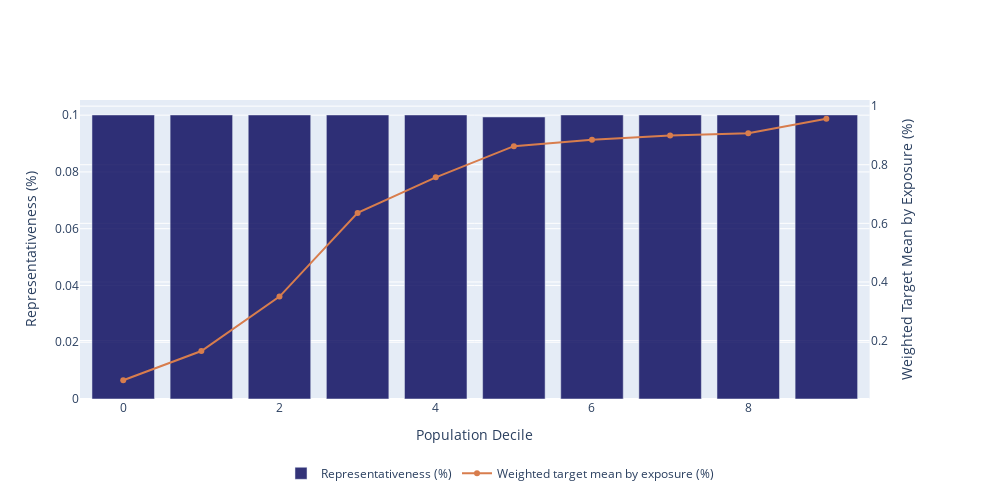

Notebook code cell kept with this figure:
### Code cell
plot_target_vs_score(y_true, y_pred, quantiles=10)

### Figure 1 — Plotly figure (JSON) as saved in the notebook; plotly's stock layout.template omitted (floating-point values rounded to 4 significant figures)
{"data": [{"marker": {"color": "rgba(0, 0, 87, .8)"}, "name": "Representativeness (%)", "type": "bar", "x": [0, 1, 2, 3, 4, 5, 6, 7, 8, 9], "xaxis": "x", "y": [0.1001, 0.1001, 0.1001, 0.1001, 0.1001, 0.09936, 0.1001, 0.1001, 0.1001, 0.1001], "yaxis": "y"}, {"marker": {"color": "rgb(216, 125, 77)"}, "name": "Weighted target mean by exposure (%)", "type": "scatter", "x": [0, 1, 2, 3, 4, 5, 6, 7, 8, 9], "xaxis": "x", "y": [0.06429, 0.1643, 0.35, 0.6357, 0.7571, 0.8633, 0.8857, 0.9, 0.9071, 0.9571], "yaxis": "y2"}], "layout": {"height": 500, "legend": {"orientation": "h", "x": 0.5, "xanchor": "center", "y": -0.2}, "width": 1000, "xaxis": {"anchor": "y", "domain": [0, 0.94], "title": {"text": "Population Decile"}}, "yaxis": {"anchor": "x", "domain": [0, 1], "title": {"text": "Representativeness (%)"}}, "yaxis2": {"anchor": "x", "overlaying": "y", "side": "right", "title": {"text": "Weighted Target Mean by Exposure (%)"}}}}
